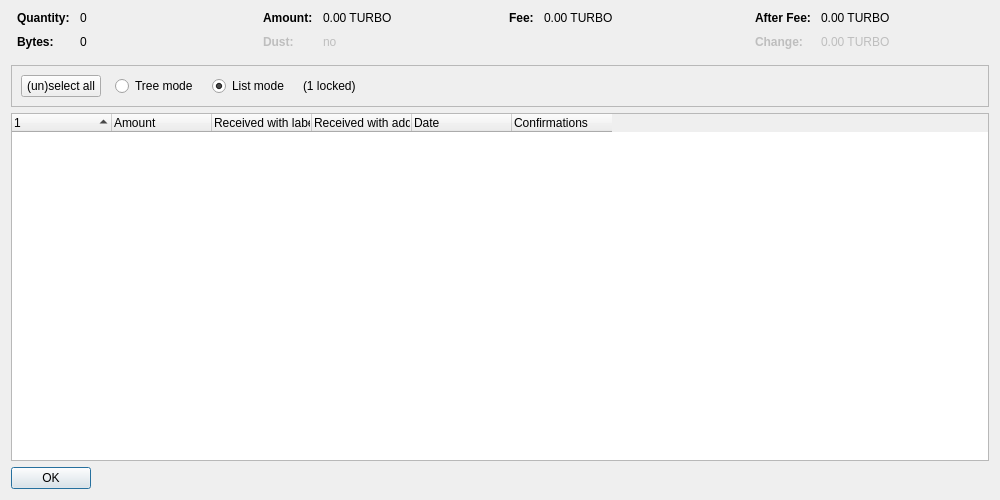
<?xml version="1.0" encoding="UTF-8"?>
<ui version="4.0">
 <class>CoinControlDialog</class>
 <widget class="QDialog" name="CoinControlDialog">
  <property name="geometry">
   <rect>
    <x>0</x>
    <y>0</y>
    <width>1000</width>
    <height>500</height>
   </rect>
  </property>
  <property name="windowTitle">
   <string>Coin Selection</string>
  </property>
  <layout class="QVBoxLayout" name="verticalLayout">
   <item>
    <layout class="QHBoxLayout" name="horizontalLayoutTop" stretch="0,0,0,0">
     <property name="topMargin">
      <number>0</number>
     </property>
     <property name="bottomMargin">
      <number>10</number>
     </property>
     <item>
      <layout class="QFormLayout" name="formLayoutCoinControl1">
       <property name="horizontalSpacing">
        <number>10</number>
       </property>
       <property name="verticalSpacing">
        <number>10</number>
       </property>
       <property name="leftMargin">
        <number>6</number>
       </property>
       <property name="rightMargin">
        <number>6</number>
       </property>
       <item row="0" column="0">
        <widget class="QLabel" name="labelCoinControlQuantityText">
         <property name="font">
          <font>
           <weight>75</weight>
           <bold>true</bold>
          </font>
         </property>
         <property name="text">
          <string>Quantity:</string>
         </property>
        </widget>
       </item>
       <item row="0" column="1">
        <widget class="QLabel" name="labelCoinControlQuantity">
         <property name="cursor">
          <cursorShape>IBeamCursor</cursorShape>
         </property>
         <property name="contextMenuPolicy">
          <enum>Qt::ActionsContextMenu</enum>
         </property>
         <property name="text">
          <string notr="true">0</string>
         </property>
         <property name="textInteractionFlags">
          <set>Qt::LinksAccessibleByMouse|Qt::TextSelectableByKeyboard|Qt::TextSelectableByMouse</set>
         </property>
        </widget>
       </item>
       <item row="1" column="0">
        <widget class="QLabel" name="labelCoinControlBytesText">
         <property name="font">
          <font>
           <weight>75</weight>
           <bold>true</bold>
          </font>
         </property>
         <property name="text">
          <string>Bytes:</string>
         </property>
        </widget>
       </item>
       <item row="1" column="1">
        <widget class="QLabel" name="labelCoinControlBytes">
         <property name="cursor">
          <cursorShape>IBeamCursor</cursorShape>
         </property>
         <property name="contextMenuPolicy">
          <enum>Qt::ActionsContextMenu</enum>
         </property>
         <property name="text">
          <string notr="true">0</string>
         </property>
         <property name="textInteractionFlags">
          <set>Qt::LinksAccessibleByMouse|Qt::TextSelectableByKeyboard|Qt::TextSelectableByMouse</set>
         </property>
        </widget>
       </item>
      </layout>
     </item>
     <item>
      <layout class="QFormLayout" name="formLayoutCoinControl2">
       <property name="horizontalSpacing">
        <number>10</number>
       </property>
       <property name="verticalSpacing">
        <number>10</number>
       </property>
       <property name="leftMargin">
        <number>6</number>
       </property>
       <property name="rightMargin">
        <number>6</number>
       </property>
       <item row="0" column="0">
        <widget class="QLabel" name="labelCoinControlAmountText">
         <property name="font">
          <font>
           <weight>75</weight>
           <bold>true</bold>
          </font>
         </property>
         <property name="text">
          <string>Amount:</string>
         </property>
        </widget>
       </item>
       <item row="0" column="1">
        <widget class="QLabel" name="labelCoinControlAmount">
         <property name="cursor">
          <cursorShape>IBeamCursor</cursorShape>
         </property>
         <property name="contextMenuPolicy">
          <enum>Qt::ActionsContextMenu</enum>
         </property>
         <property name="text">
          <string notr="true">0.00 TURBO</string>
         </property>
         <property name="textInteractionFlags">
          <set>Qt::LinksAccessibleByMouse|Qt::TextSelectableByKeyboard|Qt::TextSelectableByMouse</set>
         </property>
        </widget>
       </item>
       <item row="1" column="0">
        <widget class="QLabel" name="labelCoinControlLowOutputText">
         <property name="enabled">
          <bool>false</bool>
         </property>
         <property name="font">
          <font>
           <weight>75</weight>
           <bold>true</bold>
          </font>
         </property>
         <property name="text">
          <string>Dust:</string>
         </property>
        </widget>
       </item>
       <item row="1" column="1">
        <widget class="QLabel" name="labelCoinControlLowOutput">
         <property name="enabled">
          <bool>false</bool>
         </property>
         <property name="cursor">
          <cursorShape>IBeamCursor</cursorShape>
         </property>
         <property name="contextMenuPolicy">
          <enum>Qt::ActionsContextMenu</enum>
         </property>
         <property name="text">
          <string notr="true">no</string>
         </property>
         <property name="textInteractionFlags">
          <set>Qt::LinksAccessibleByMouse|Qt::TextSelectableByKeyboard|Qt::TextSelectableByMouse</set>
         </property>
        </widget>
       </item>
      </layout>
     </item>
     <item>
      <layout class="QFormLayout" name="formLayoutCoinControl3">
       <property name="horizontalSpacing">
        <number>10</number>
       </property>
       <property name="verticalSpacing">
        <number>10</number>
       </property>
       <property name="leftMargin">
        <number>6</number>
       </property>
       <property name="rightMargin">
        <number>6</number>
       </property>
       <item row="0" column="0">
        <widget class="QLabel" name="labelCoinControlFeeText">
         <property name="font">
          <font>
           <weight>75</weight>
           <bold>true</bold>
          </font>
         </property>
         <property name="text">
          <string>Fee:</string>
         </property>
        </widget>
       </item>
       <item row="0" column="1">
        <widget class="QLabel" name="labelCoinControlFee">
         <property name="cursor">
          <cursorShape>IBeamCursor</cursorShape>
         </property>
         <property name="contextMenuPolicy">
          <enum>Qt::ActionsContextMenu</enum>
         </property>
         <property name="text">
          <string notr="true">0.00 TURBO</string>
         </property>
         <property name="textInteractionFlags">
          <set>Qt::LinksAccessibleByMouse|Qt::TextSelectableByKeyboard|Qt::TextSelectableByMouse</set>
         </property>
        </widget>
       </item>
      </layout>
     </item>
     <item>
      <layout class="QFormLayout" name="formLayoutCoinControl4">
       <property name="horizontalSpacing">
        <number>10</number>
       </property>
       <property name="verticalSpacing">
        <number>10</number>
       </property>
       <property name="leftMargin">
        <number>6</number>
       </property>
       <property name="rightMargin">
        <number>6</number>
       </property>
       <item row="0" column="0">
        <widget class="QLabel" name="labelCoinControlAfterFeeText">
         <property name="font">
          <font>
           <weight>75</weight>
           <bold>true</bold>
          </font>
         </property>
         <property name="text">
          <string>After Fee:</string>
         </property>
        </widget>
       </item>
       <item row="0" column="1">
        <widget class="QLabel" name="labelCoinControlAfterFee">
         <property name="cursor">
          <cursorShape>IBeamCursor</cursorShape>
         </property>
         <property name="contextMenuPolicy">
          <enum>Qt::ActionsContextMenu</enum>
         </property>
         <property name="text">
          <string notr="true">0.00 TURBO</string>
         </property>
         <property name="textInteractionFlags">
          <set>Qt::LinksAccessibleByMouse|Qt::TextSelectableByKeyboard|Qt::TextSelectableByMouse</set>
         </property>
        </widget>
       </item>
       <item row="1" column="0">
        <widget class="QLabel" name="labelCoinControlChangeText">
         <property name="enabled">
          <bool>false</bool>
         </property>
         <property name="font">
          <font>
           <weight>75</weight>
           <bold>true</bold>
          </font>
         </property>
         <property name="text">
          <string>Change:</string>
         </property>
        </widget>
       </item>
       <item row="1" column="1">
        <widget class="QLabel" name="labelCoinControlChange">
         <property name="enabled">
          <bool>false</bool>
         </property>
         <property name="cursor">
          <cursorShape>IBeamCursor</cursorShape>
         </property>
         <property name="contextMenuPolicy">
          <enum>Qt::ActionsContextMenu</enum>
         </property>
         <property name="text">
          <string notr="true">0.00 TURBO</string>
         </property>
         <property name="textInteractionFlags">
          <set>Qt::LinksAccessibleByMouse|Qt::TextSelectableByKeyboard|Qt::TextSelectableByMouse</set>
         </property>
        </widget>
       </item>
      </layout>
     </item>
    </layout>
   </item>
   <item>
    <widget class="QFrame" name="frame">
     <property name="minimumSize">
      <size>
       <width>0</width>
       <height>40</height>
      </size>
     </property>
     <property name="frameShape">
      <enum>QFrame::StyledPanel</enum>
     </property>
     <property name="frameShadow">
      <enum>QFrame::Sunken</enum>
     </property>
     <layout class="QHBoxLayout" name="horizontalLayout">
      <item>
       <layout class="QHBoxLayout" name="horizontalLayoutPanel" stretch="0,0,0,0,0">
        <property name="spacing">
         <number>14</number>
        </property>
        <item>
         <widget class="QPushButton" name="pushButtonSelectAll">
          <property name="sizePolicy">
           <sizepolicy hsizetype="Maximum" vsizetype="Fixed">
            <horstretch>0</horstretch>
            <verstretch>0</verstretch>
           </sizepolicy>
          </property>
          <property name="text">
           <string>(un)select all</string>
          </property>
          <property name="autoDefault">
           <bool>false</bool>
          </property>
         </widget>
        </item>
        <item>
         <widget class="QRadioButton" name="radioTreeMode">
          <property name="sizePolicy">
           <sizepolicy hsizetype="Maximum" vsizetype="Fixed">
            <horstretch>0</horstretch>
            <verstretch>0</verstretch>
           </sizepolicy>
          </property>
          <property name="text">
           <string>Tree mode</string>
          </property>
         </widget>
        </item>
        <item>
         <widget class="QRadioButton" name="radioListMode">
          <property name="sizePolicy">
           <sizepolicy hsizetype="Maximum" vsizetype="Fixed">
            <horstretch>0</horstretch>
            <verstretch>0</verstretch>
           </sizepolicy>
          </property>
          <property name="text">
           <string>List mode</string>
          </property>
          <property name="checked">
           <bool>true</bool>
          </property>
         </widget>
        </item>
        <item>
         <widget class="QLabel" name="labelLocked">
          <property name="text">
           <string notr="true">(1 locked)</string>
          </property>
         </widget>
        </item>
        <item>
         <spacer name="horizontalSpacer">
          <property name="orientation">
           <enum>Qt::Horizontal</enum>
          </property>
          <property name="sizeHint" stdset="0">
           <size>
            <width>40</width>
            <height>20</height>
           </size>
          </property>
         </spacer>
        </item>
       </layout>
      </item>
     </layout>
    </widget>
   </item>
   <item>
    <widget class="CoinControlTreeWidget" name="treeWidget">
     <property name="contextMenuPolicy">
      <enum>Qt::CustomContextMenu</enum>
     </property>
     <property name="sortingEnabled">
      <bool>false</bool>
     </property>
     <property name="columnCount">
      <number>6</number>
     </property>
     <attribute name="headerShowSortIndicator" stdset="0">
      <bool>true</bool>
     </attribute>
     <attribute name="headerStretchLastSection">
      <bool>false</bool>
     </attribute>
     <column>
      <property name="text">
       <string/>
      </property>
     </column>
     <column>
      <property name="text">
       <string>Amount</string>
      </property>
     </column>
     <column>
      <property name="text">
       <string>Received with label</string>
      </property>
     </column>
     <column>
      <property name="text">
       <string>Received with address</string>
      </property>
     </column>
     <column>
      <property name="text">
       <string>Date</string>
      </property>
     </column>
     <column>
      <property name="text">
       <string>Confirmations</string>
      </property>
      <property name="toolTip">
       <string>Confirmed</string>
      </property>
     </column>
     <column>
      <property name="text">
       <string/>
      </property>
     </column>
     <column>
      <property name="text">
       <string/>
      </property>
     </column>
     <column>
      <property name="text">
       <string/>
      </property>
     </column>
     <column>
      <property name="text">
       <string/>
      </property>
     </column>
    </widget>
   </item>
   <item>
    <widget class="QDialogButtonBox" name="buttonBox">
     <property name="sizePolicy">
      <sizepolicy hsizetype="Maximum" vsizetype="Fixed">
       <horstretch>0</horstretch>
       <verstretch>0</verstretch>
      </sizepolicy>
     </property>
     <property name="orientation">
      <enum>Qt::Horizontal</enum>
     </property>
     <property name="standardButtons">
      <set>QDialogButtonBox::Ok</set>
     </property>
    </widget>
   </item>
  </layout>
 </widget>
 <customwidgets>
  <customwidget>
   <class>CoinControlTreeWidget</class>
   <extends>QTreeWidget</extends>
   <header>qt/coincontroltreewidget.h</header>
  </customwidget>
 </customwidgets>
 <resources/>
 <connections/>
</ui>
